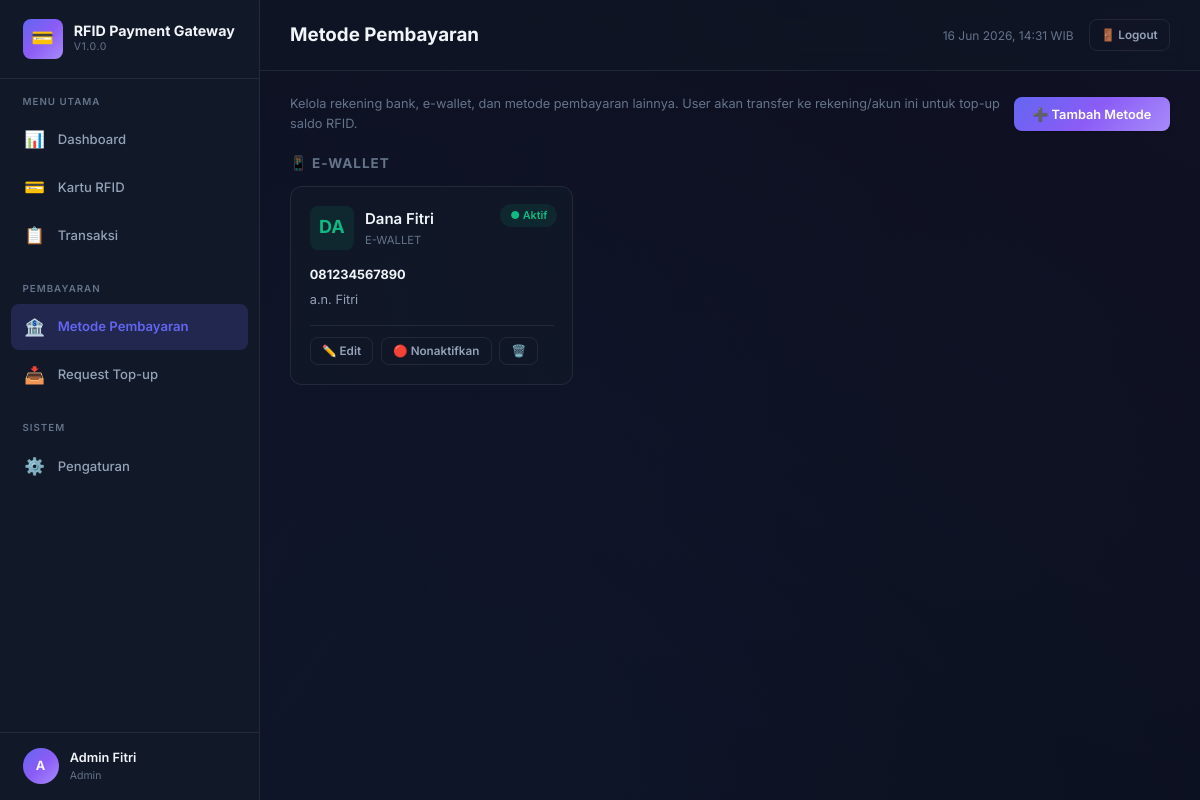
The app's page /pages/payment_methods.php (signed in) with its own data.
### tables this page shows
CREATE TABLE IF NOT EXISTS `payment_methods` (
    `id` INT AUTO_INCREMENT PRIMARY KEY,
    `tenant_id` INT NOT NULL,
    `tipe` ENUM('bank','ewallet','qris','other') NOT NULL,
    `nama` VARCHAR(100) NOT NULL COMMENT 'Nama bank/ewallet (BCA, Dana, dll)',
    `kode` VARCHAR(20) DEFAULT NULL,
    `nomor_akun` VARCHAR(100) NOT NULL,
    `nama_pemilik` VARCHAR(100) NOT NULL,
    `icon` VARCHAR(50) DEFAULT NULL,
    `instruksi` TEXT DEFAULT NULL,
    `is_active` TINYINT(1) DEFAULT 1,
    `urutan` INT DEFAULT 0,
    `created_at` TIMESTAMP DEFAULT CURRENT_TIMESTAMP,
    `updated_at` TIMESTAMP DEFAULT CURRENT_TIMESTAMP ON UPDATE CURRENT_TIMESTAMP,
    FOREIGN KEY (`tenant_id`) REFERENCES `tenants`(`id`) ON DELETE CASCADE,
    INDEX `idx_tenant_active` (`tenant_id`, `is_active`)
);

### config.php (called while the page is built, shortened)
<?php
if (! function_exists('sanitize')) {
    function sanitize($input) {
        return htmlspecialchars(trim($input), ENT_QUOTES, 'UTF-8');
    }
}

### pages/payment_methods.php (the view, shortened to what this page needs)
<?php
require_once '_header.php';
$pdo = getDB();
$methods = $pdo->query("SELECT * FROM payment_methods ORDER BY urutan ASC, nama ASC")->fetchAll();
$grouped = ['bank' => [], 'ewallet' => [], 'qris' => [], 'other' => []];
foreach ($methods as $m) {
    $grouped[$m['tipe']][] = $m;
}
?>
<div class="toolbar">
    <div style="flex:1">
        <p class="text-muted" style="font-size:0.85rem">
            Kelola rekening bank, e-wallet, dan metode pembayaran lainnya. User akan transfer ke rekening/akun ini untuk top-up saldo RFID.
        </p>
    </div>
    <button class="btn btn-primary" onclick="App.openModal('modal-add-pm')">
        ➕ Tambah Metode
    </button>
</div>
<?php if (!empty($grouped['ewallet'])): ?>
<h3 style="font-size:0.9rem;color:var(--text-muted);margin-bottom:0.75rem;text-transform:uppercase;letter-spacing:1px">📱 E-Wallet</h3>
<div class="pm-grid mb-3">
    <?php foreach ($grouped['ewallet'] as $m): ?>
    <div class="pm-card">
        <div class="pm-status">
            <?php if ($m['is_active']): ?>
                <span class="badge badge-success">● Aktif</span>
            <?php else: ?>
                <span class="badge badge-default">● Nonaktif</span>
            <?php endif; ?>
        </div>
        <div class="pm-header">
            <div class="pm-icon ewallet"><?= strtoupper(substr($m['nama'], 0, 2)) ?></div>
            <div>
                <div class="pm-name"><?= sanitize($m['nama']) ?></div>
                <div class="pm-type">E-Wallet</div>
            </div>
        </div>
        <div class="pm-detail"><strong><?= sanitize($m['nomor_akun']) ?></strong></div>
        <div class="pm-detail">a.n. <?= sanitize($m['nama_pemilik']) ?></div>
        <div class="pm-actions">
            <button class="btn btn-ghost btn-sm" onclick='showEditPM(<?= json_encode($m) ?>)'>✏️ Edit</button>
            <button class="btn btn-ghost btn-sm" onclick="togglePM(<?= $m['id'] ?>)">
                <?= $m['is_active'] ? '🔴 Nonaktifkan' : '🟢 Aktifkan' ?>
            </button>
            <button class="btn btn-ghost btn-sm text-danger" onclick="deletePM(<?= $m['id'] ?>, '<?= sanitize($m['nama']) ?>')">🗑️</button>
        </div>
    </div>
    <?php endforeach; ?>
</div>
<?php endif; ?>
<?php
require_once '_footer.php';
?>

### assets/css/style.css (style rules this page uses)
:root { --bg-primary: #0a0e1a; --bg-secondary: #111827; --bg-card: rgba(17, 24, 39, 0.8); --bg-glass: rgba(255, 255, 255, 0.05); --bg-glass-hover: rgba(255, 255, 255, 0.08); --bg-input: rgba(255, 255, 255, 0.06); --text-primary: #f1f5f9; --text-secondary: #94a3b8; --text-muted: #64748b; --accent-primary: #6366f1; --accent-primary-glow: rgba(99, 102, 241, 0.3); --accent-secondary: #8b5cf6; --accent-gradient: linear-gradient(135deg, #6366f1, #8b5cf6, #a78bfa); --success: #10b981; --success-bg: rgba(16, 185, 129, 0.1); --warning: #f59e0b; --warning-bg: rgba(245, 158, 11, 0.1); --danger: #ef4444; --danger-bg: rgba(239, 68, 68, 0.1); --info: #3b82f6; --info-bg: rgba(59, 130, 246, 0.1); --border-color: rgba(255, 255, 255, 0.08); --border-color-hover: rgba(255, 255, 255, 0.15); --shadow-sm: 0 1px 2px rgba(0, 0, 0, 0.3); --shadow-md: 0 4px 6px rgba(0, 0, 0, 0.3); --shadow-lg: 0 10px 25px rgba(0, 0, 0, 0.4); --shadow-glow: 0 0 20px var(--accent-primary-glow); --sidebar-width: 260px; --header-height: 64px; --radius-sm: 8px; --radius-md: 12px; --radius-lg: 16px; --radius-xl: 20px; --transition-fast: 0.15s ease; --transition-normal: 0.3s ease; --transition-slow: 0.5s ease; }
*, *::before, *::after { margin: 0; padding: 0; box-sizing: border-box; }
html { font-size: 15px; scroll-behavior: smooth; }
body { font-family: 'Inter', -apple-system, BlinkMacSystemFont, sans-serif; background: var(--bg-primary); color: var(--text-primary); line-height: 1.6; min-height: 100vh; overflow-x: hidden; }
body::before { content: ''; position: fixed; top: -50%; left: -50%; width: 200%; height: 200%; background: radial-gradient(circle at 20% 50%, rgba(99, 102, 241, 0.08) 0%, transparent 50%), radial-gradient(circle at 80% 20%, rgba(139, 92, 246, 0.06) 0%, transparent 50%), radial-gradient(circle at 50% 80%, rgba(59, 130, 246, 0.05) 0%, transparent 50%); animation: bgFloat 20s ease-in-out infinite; z-index: -1; pointer-events: none; }
.btn { display: inline-flex; align-items: center; justify-content: center; gap: 0.5rem; padding: 0.65rem 1.25rem; font-family: inherit; font-size: 0.85rem; font-weight: 600; border: 1px solid transparent; border-radius: var(--radius-sm); cursor: pointer; transition: all var(--transition-fast); text-decoration: none; white-space: nowrap; }
.btn-primary { background: var(--accent-gradient); color: white; border: none; box-shadow: var(--shadow-sm); }
.btn-ghost { background: transparent; color: var(--text-secondary); border: 1px solid var(--border-color); }
.btn-sm { padding: 0.4rem 0.75rem; font-size: 0.78rem; }
.badge { display: inline-flex; align-items: center; gap: 0.3rem; padding: 0.2rem 0.65rem; font-size: 0.72rem; font-weight: 600; border-radius: 50px; white-space: nowrap; }
.badge-success { background: var(--success-bg); color: var(--success); }
.animate-in { animation: slideUp 0.4s ease; }
.toolbar { display: flex; align-items: center; gap: 0.75rem; margin-bottom: 1.25rem; flex-wrap: wrap; }
.pm-grid { display: grid; grid-template-columns: repeat(auto-fill, minmax(280px, 1fr)); gap: 1rem; }
.pm-card { background: var(--bg-card); border: 1px solid var(--border-color); border-radius: var(--radius-md); padding: 1.25rem; transition: all var(--transition-normal); position: relative; }
.pm-card .pm-header { display: flex; align-items: center; gap: 0.75rem; margin-bottom: 1rem; }
.pm-card .pm-icon { width: 44px; height: 44px; border-radius: var(--radius-sm); display: flex; align-items: center; justify-content: center; font-size: 1.2rem; font-weight: 700; }
.pm-card .pm-icon.ewallet { background: var(--success-bg); color: var(--success); }
.pm-card .pm-name { font-weight: 600; font-size: 1rem; }
.pm-card .pm-type { font-size: 0.75rem; color: var(--text-muted); text-transform: uppercase; }
.pm-card .pm-detail { font-size: 0.85rem; color: var(--text-secondary); margin-bottom: 0.3rem; }
.pm-card .pm-detail strong { color: var(--text-primary); }
.pm-card .pm-actions { display: flex; gap: 0.5rem; margin-top: 1rem; padding-top: 0.75rem; border-top: 1px solid var(--border-color); }
.pm-card .pm-status { position: absolute; top: 1rem; right: 1rem; }
.text-danger { color: var(--danger); }
.text-muted { color: var(--text-muted); }
.mb-3 { margin-bottom: 1.5rem; }

### records on screen
payment_methods: is_active "● Aktif", nama "DA", nama "Dana Fitri", nomor_akun "081234567890", nama_pemilik "Fitri"

### other values on screen
APP_NAME "RFID Payment Gateway"
APP_VERSION "1.0.0"
substr($_SESSION['admin_nama'] ?? 'A', 0, 1) "A"
$_SESSION['admin_nama'] "Admin Fitri"
$_SESSION['admin_role'] "Admin"
$pageTitle "Metode Pembayaran"
